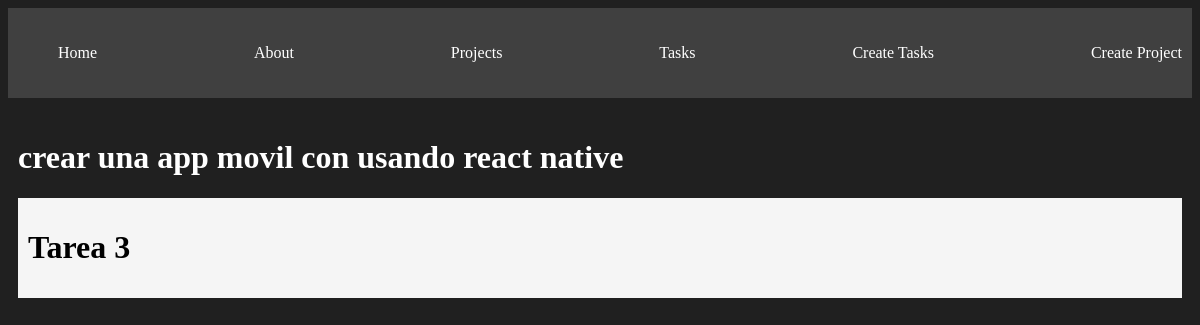
/projects/4, run on the app's committed database.
### myApp/models.py (models this page shows, shortened)
class Project(models.Model):
    name = models.CharField(max_length=200)
    def __str__(self):
        return self.name

class Task(models.Model):
    title = models.CharField(max_length=200)
    description = models.TextField(max_length=500)
    project = models.ForeignKey(Project, on_delete=models.CASCADE)
    done = models.BooleanField(default=False)

### myApp/views.py (the view)
# urls.py: path('projects/<int:id>', views.project_detail, name='project_detail'),
def project_detail(request, id):
    project = get_object_or_404(Project, id=id)
    tasks = Task.objects.filter(project_id=id)
    return render(request, 'detail.html', {
        'project': project,
        'tasks': tasks
    })

### myApp/templates/detail.html
{% extends 'partials/nav.html'%}
{% block content %}
    <h1> {{project}} </h1>
    {% for task in tasks %}
    <div class='card'>
        <h1> {{task.title}}</h1>
    </div>
    {% endfor %}
{% endblock %}

### myApp/static/css/main.css (style rules this page uses)
body { background-color: #202020; color: white; }
.card { background: whitesmoke; padding: 10px; margin-bottom: 2px; color: black; }

### data on the page
Project: name "crear una app movil con usando react native"
Task: title "Tarea 3"
